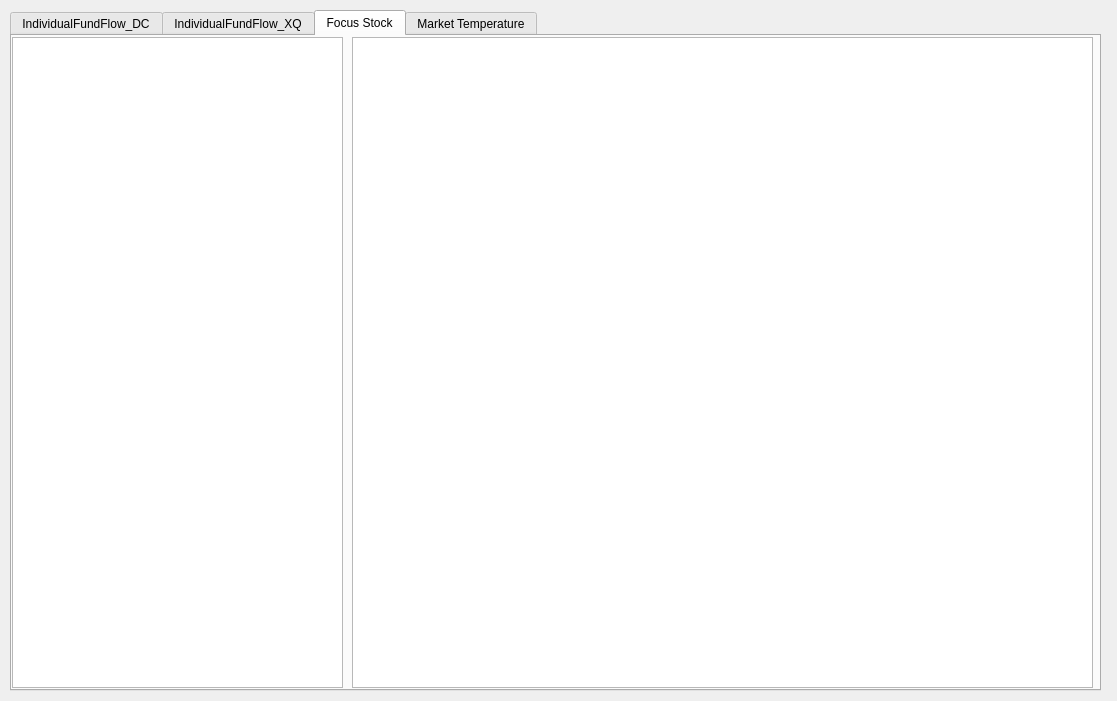
<?xml version="1.0" encoding="UTF-8"?>
<ui version="4.0">
 <class>m_MainUI</class>
 <widget class="QWidget" name="m_MainUI">
  <property name="geometry">
   <rect>
    <x>0</x>
    <y>0</y>
    <width>1117</width>
    <height>701</height>
   </rect>
  </property>
  <property name="windowTitle">
   <string>Stock Tip</string>
  </property>
  <widget class="QTabWidget" name="m_tabWidgetMain">
   <property name="geometry">
    <rect>
     <x>10</x>
     <y>10</y>
     <width>1091</width>
     <height>681</height>
    </rect>
   </property>
   <property name="currentIndex">
    <number>2</number>
   </property>
   <widget class="QWidget" name="m_tabIndividualFundFlow_DC">
    <attribute name="title">
     <string>IndividualFundFlow_DC</string>
    </attribute>
    <widget class="QTableView" name="m_tableViewIndividualFundFlow_DC">
     <property name="geometry">
      <rect>
       <x>2</x>
       <y>0</y>
       <width>1081</width>
       <height>651</height>
      </rect>
     </property>
    </widget>
   </widget>
   <widget class="QWidget" name="m_tabIndividualFundFlow_XQ">
    <attribute name="title">
     <string>IndividualFundFlow_XQ</string>
    </attribute>
    <widget class="QTableView" name="m_tableViewIndividualFundFlow_XQ">
     <property name="geometry">
      <rect>
       <x>2</x>
       <y>2</y>
       <width>1081</width>
       <height>641</height>
      </rect>
     </property>
    </widget>
   </widget>
   <widget class="QWidget" name="m_tabFocusStock">
    <attribute name="title">
     <string>Focus Stock</string>
    </attribute>
    <widget class="QTableView" name="m_tableViewFocusStock">
     <property name="geometry">
      <rect>
       <x>0</x>
       <y>1</y>
       <width>331</width>
       <height>651</height>
      </rect>
     </property>
    </widget>
    <widget class="QTableView" name="m_tableViewFocusStockComment">
     <property name="geometry">
      <rect>
       <x>340</x>
       <y>1</y>
       <width>741</width>
       <height>651</height>
      </rect>
     </property>
    </widget>
   </widget>
   <widget class="QWidget" name="m_tabMarketTemperature">
    <attribute name="title">
     <string>Market Temperature</string>
    </attribute>
    <widget class="QTabWidget" name="m_tabWidgetMarketTeperature">
     <property name="geometry">
      <rect>
       <x>0</x>
       <y>0</y>
       <width>1081</width>
       <height>651</height>
      </rect>
     </property>
     <property name="currentIndex">
      <number>0</number>
     </property>
     <widget class="QWidget" name="m_tabRisePercent">
      <attribute name="title">
       <string>Rise Percent</string>
      </attribute>
     </widget>
     <widget class="QWidget" name="m_tabRise2Limit">
      <attribute name="title">
       <string>Rise2Limit</string>
      </attribute>
     </widget>
    </widget>
   </widget>
  </widget>
 </widget>
 <resources/>
 <connections/>
</ui>
